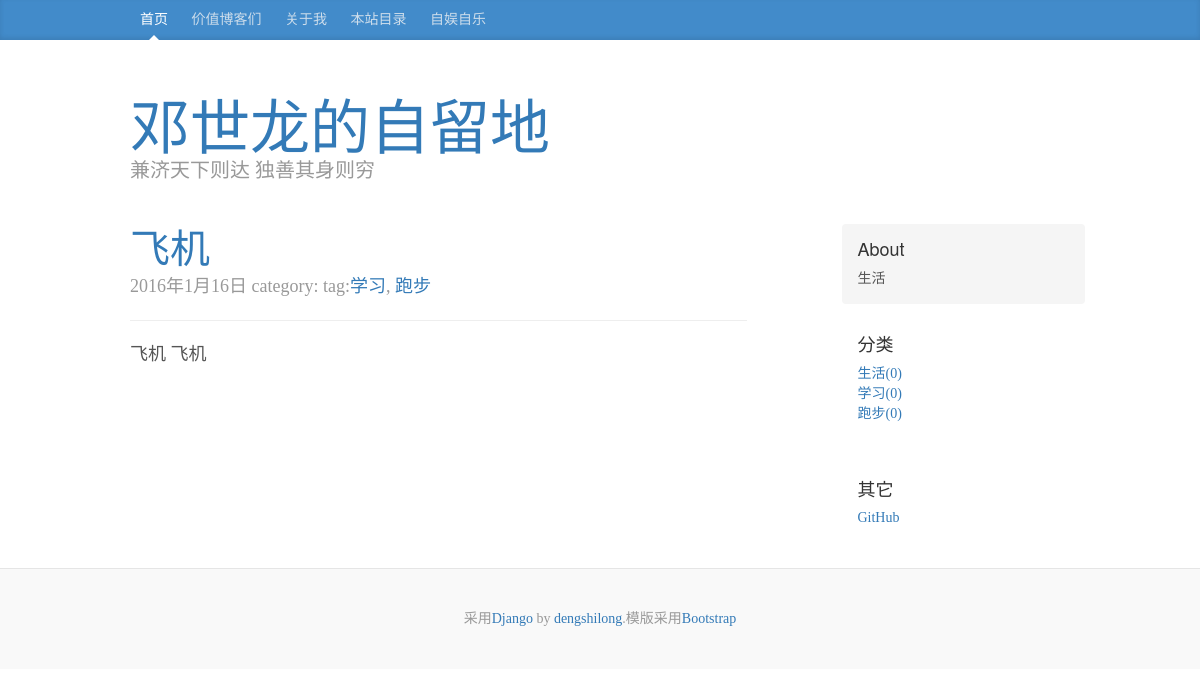
The page /2016/01/16/飞机/ on the database as committed earlier.
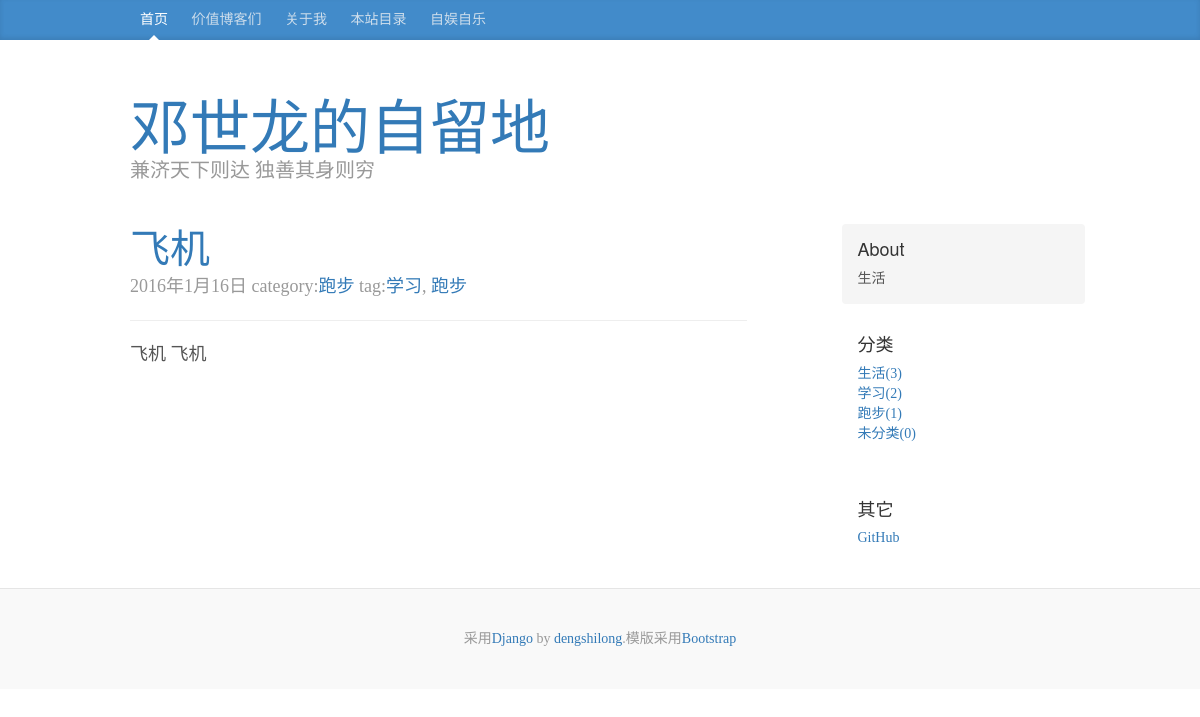
The same page on the database as committed later.
### blog/models.py (models this page shows)
class Tag(models.Model):
    name = models.CharField(max_length=30)
    creat_time = models.DateTimeField(auto_now_add=True)
    def __unicode__(self):
        return u'%s' % self.name
    def get_absolute_url(self):
        return reverse('blog.tag', args=[self.name])

class Category(models.Model):
    name = models.CharField(max_length=30)
    creat_time = models.DateTimeField(auto_now_add=True)
    def __unicode__(self):
        return u'%s' % self.name
    def get_absolute_url(self):
        return reverse('blog.category', args=[self.name])
    def get_post_count(self):
        return Post.objects.filter(category=self.id).count()

### blog/views.py (the view)
# urls.py: url(r'^(\d+)/(\d+)/(\d+)/(.+)/$', views.post, name="blog.post"),
def post(request, year, month, day, slug):
    post = get_object_or_404(Post, publish_time__year=int(year), publish_time__month=int(month), publish_time__day=int(day), slug=slug)
    categories = Category.objects.all()
    return render(request, 'blog/post.html', {'post':post, 'categories': categories})

### blog/models.py (called while the page is built)
    def get_absolute_url(self):
        year = str(self.publish_time.year)
        month = str(self.publish_time.month)
        if len(month) == 1:
            month = '0' + month
        day = str(self.publish_time.day)
        return reverse('blog.post', args=[year,month,day,self.slug])

    def get_categories(self):
        return self.category.all()

    def get_tags(self):
        return self.tag.all()

### blog/templatetags/my_markdown.py (called while the page is built)
@register.filter(name='mark')
def mark(value):
    return markdown(value)

### blog/templates/blog/post.html (shortened to what this page needs)
{% extends "base.html" %}
{% block content %}
    {% include "blog/_post.html" %}
{% endblock %}
{% block sidebar %}
    {% include "blog/sidebar.html" %}
{% endblock %}

### blog/templates/blog/_post.html
<div class="blog-post">
  <h2 class="blog-post-title"><a href="{{ post.get_absolute_url }}">{{ post.title }}</a></h2>
  <p class="blog-post-meta">{{post.publish_time|date:"Y年n月d日"}} category:{% for category in post.get_categories %}<a href="{{category.get_absolute_url}}">{{category}}</a>{% if forloop.last %}{% else %}, {% endif %} {% endfor %} tag:{% for tag in post.get_tags %}<a href="{{tag.get_absolute_url}}">{{tag}}</a>{% if forloop.last %}{% else %}, {% endif %}{% endfor %}</p>
  <hr>
  {% load my_markdown %}
  <p>{{ post.content|mark|safe}}</p>
</div>

### blog/templates/blog/sidebar.html
          <div class="sidebar-module sidebar-module-inset">
            <h4>About</h4>
            <p>生活</p>
          </div>
          {% if categories %}
          <div class="sidebar-module">
            <h4>分类</h4>
            <ol class="list-unstyled">
            {% for category in categories %}
              <li><a href="{{category.get_absolute_url}}">{{category}}({{category.get_post_count}})</a></li>
            {% endfor %}
            </ol>
          </div>
          {% endif %}
          <div class="sidebar-module">
            <h4>其它</h4>
            <ol class="list-unstyled">
              <li><a href="https://github.com/dengshilong">GitHub</a></li>
            </ol>
          </div>

Rows that differ between the two databases and show on the page:
now on one of the page's lists (row unchanged): Category: name "跑步"
computed for Category "跑步": get_post_count "0" → "1"
computed for Category "生活": get_post_count "0" → "3"
computed for Category "学习": get_post_count "0" → "2"
added Category: name "未分类", get_post_count "0", shown under "分类"
